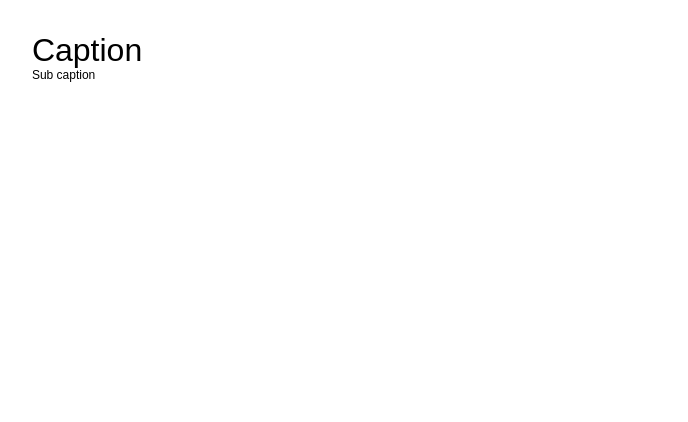
<?xml version="1.0" encoding="UTF-8"?>
<ui version="4.0">
 <class>SaveEdit</class>
 <widget class="QWidget" name="SaveEdit">
  <property name="geometry">
   <rect>
    <x>0</x>
    <y>0</y>
    <width>688</width>
    <height>422</height>
   </rect>
  </property>
  <property name="palette">
   <palette>
    <active>
     <colorrole role="Button">
      <brush brushstyle="SolidPattern">
       <color alpha="255">
        <red>255</red>
        <green>255</green>
        <blue>255</blue>
       </color>
      </brush>
     </colorrole>
     <colorrole role="Base">
      <brush brushstyle="SolidPattern">
       <color alpha="255">
        <red>255</red>
        <green>255</green>
        <blue>255</blue>
       </color>
      </brush>
     </colorrole>
     <colorrole role="Window">
      <brush brushstyle="SolidPattern">
       <color alpha="255">
        <red>255</red>
        <green>255</green>
        <blue>255</blue>
       </color>
      </brush>
     </colorrole>
     <colorrole role="PlaceholderText">
      <brush brushstyle="SolidPattern">
       <color alpha="128">
        <red>216</red>
        <green>216</green>
        <blue>218</blue>
       </color>
      </brush>
     </colorrole>
    </active>
    <inactive>
     <colorrole role="Button">
      <brush brushstyle="SolidPattern">
       <color alpha="255">
        <red>255</red>
        <green>255</green>
        <blue>255</blue>
       </color>
      </brush>
     </colorrole>
     <colorrole role="Base">
      <brush brushstyle="SolidPattern">
       <color alpha="255">
        <red>255</red>
        <green>255</green>
        <blue>255</blue>
       </color>
      </brush>
     </colorrole>
     <colorrole role="Window">
      <brush brushstyle="SolidPattern">
       <color alpha="255">
        <red>255</red>
        <green>255</green>
        <blue>255</blue>
       </color>
      </brush>
     </colorrole>
     <colorrole role="PlaceholderText">
      <brush brushstyle="SolidPattern">
       <color alpha="255">
        <red>127</red>
        <green>127</green>
        <blue>128</blue>
       </color>
      </brush>
     </colorrole>
    </inactive>
    <disabled>
     <colorrole role="Button">
      <brush brushstyle="SolidPattern">
       <color alpha="255">
        <red>255</red>
        <green>255</green>
        <blue>255</blue>
       </color>
      </brush>
     </colorrole>
     <colorrole role="Base">
      <brush brushstyle="SolidPattern">
       <color alpha="255">
        <red>255</red>
        <green>255</green>
        <blue>255</blue>
       </color>
      </brush>
     </colorrole>
     <colorrole role="Window">
      <brush brushstyle="SolidPattern">
       <color alpha="255">
        <red>255</red>
        <green>255</green>
        <blue>255</blue>
       </color>
      </brush>
     </colorrole>
     <colorrole role="PlaceholderText">
      <brush brushstyle="SolidPattern">
       <color alpha="255">
        <red>127</red>
        <green>127</green>
        <blue>128</blue>
       </color>
      </brush>
     </colorrole>
    </disabled>
   </palette>
  </property>
  <property name="windowTitle">
   <string>Form</string>
  </property>
  <property name="styleSheet">
   <string notr="true">.QWidget {background: white; border-radius: 8px;}</string>
  </property>
  <layout class="QVBoxLayout" name="verticalLayout" stretch="0,0,0,0,1">
   <property name="spacing">
    <number>0</number>
   </property>
   <property name="leftMargin">
    <number>32</number>
   </property>
   <property name="topMargin">
    <number>32</number>
   </property>
   <property name="rightMargin">
    <number>32</number>
   </property>
   <item>
    <layout class="QVBoxLayout" name="verticalLayout_2">
     <item>
      <layout class="QHBoxLayout" name="horizontalLayout">
       <property name="rightMargin">
        <number>24</number>
       </property>
       <item>
        <widget class="QLabel" name="captionLabel">
         <property name="font">
          <font>
           <pointsize>24</pointsize>
          </font>
         </property>
         <property name="styleSheet">
          <string notr="true">color: black</string>
         </property>
         <property name="text">
          <string>Caption</string>
         </property>
        </widget>
       </item>
       <item>
        <spacer name="horizontalSpacer">
         <property name="orientation">
          <enum>Qt::Horizontal</enum>
         </property>
         <property name="sizeHint" stdset="0">
          <size>
           <width>40</width>
           <height>20</height>
          </size>
         </property>
        </spacer>
       </item>
       <item>
        <widget class="QPushButton" name="closeButton">
         <property name="minimumSize">
          <size>
           <width>11</width>
           <height>11</height>
          </size>
         </property>
         <property name="maximumSize">
          <size>
           <width>11</width>
           <height>11</height>
          </size>
         </property>
         <property name="text">
          <string/>
         </property>
         <property name="icon">
          <iconset resource="../../../resource.qrc">
           <normaloff>:/resource/icons/icon_cross.png</normaloff>:/resource/icons/icon_cross.png</iconset>
         </property>
         <property name="iconSize">
          <size>
           <width>11</width>
           <height>11</height>
          </size>
         </property>
         <property name="flat">
          <bool>true</bool>
         </property>
        </widget>
       </item>
      </layout>
     </item>
     <item>
      <widget class="QLabel" name="subCaptionLabel">
       <property name="text">
        <string>Sub caption</string>
       </property>
      </widget>
     </item>
    </layout>
   </item>
   <item>
    <spacer name="verticalSpacer_2">
     <property name="orientation">
      <enum>Qt::Vertical</enum>
     </property>
     <property name="sizeType">
      <enum>QSizePolicy::Fixed</enum>
     </property>
     <property name="sizeHint" stdset="0">
      <size>
       <width>0</width>
       <height>32</height>
      </size>
     </property>
    </spacer>
   </item>
   <item>
    <widget class="Widgets::TitleCommentWidget" name="titleCommentWidget" native="true"/>
   </item>
   <item>
    <layout class="QGridLayout" name="gridLayout" rowstretch="0" columnstretch="0,0">
     <item row="0" column="1">
      <layout class="QHBoxLayout" name="horizontalLayout_3"/>
     </item>
    </layout>
   </item>
   <item>
    <spacer name="verticalSpacer">
     <property name="orientation">
      <enum>Qt::Vertical</enum>
     </property>
     <property name="sizeHint" stdset="0">
      <size>
       <width>20</width>
       <height>40</height>
      </size>
     </property>
    </spacer>
   </item>
  </layout>
 </widget>
 <customwidgets>
  <customwidget>
   <class>Widgets::TitleCommentWidget</class>
   <extends>QWidget</extends>
   <header>ui/widgets/title_comment_widget.h</header>
   <container>1</container>
  </customwidget>
 </customwidgets>
 <resources>
  <include location="../../../resource.qrc"/>
 </resources>
 <connections/>
</ui>
